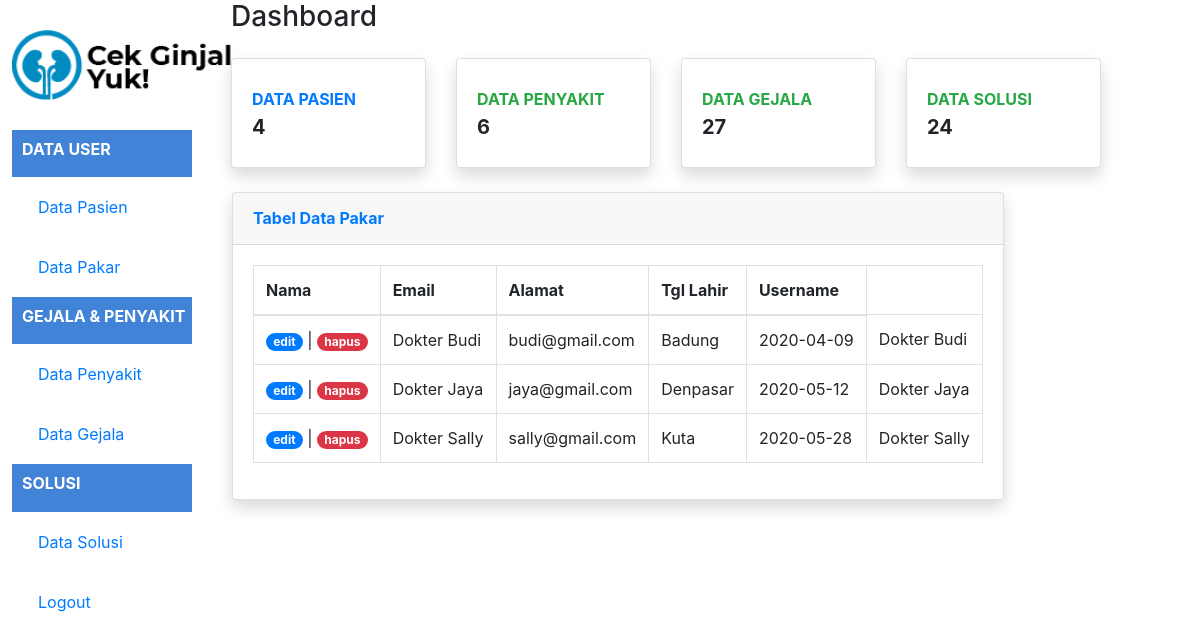
/indexPakar.php (signed in), run on the app's committed database.
### tables this page shows
CREATE TABLE `user` (
  `id_user` int(11) NOT NULL,
  `role` int(11) NOT NULL,
  `nama` varchar(50) NOT NULL,
  `email` varchar(50) NOT NULL,
  `alamat` varchar(100) NOT NULL,
  `tgl_lahir` date NOT NULL,
  `password` varchar(300) NOT NULL
);

### indexPakar.php (the view, shortened to what this page needs)
<?php
include "function.php";
$queryPasien = mysqli_query($koneksi, "SELECT * FROM user WHERE role = '2'");
$jumlahPasien = mysqli_query($koneksi, "SELECT COUNT('id_user') as jml_pasien FROM user WHERE role='1'");
$pasien = mysqli_fetch_assoc($jumlahPasien);
$jumlahPenyakit = mysqli_query($koneksi, "SELECT COUNT('id_penyakit') as jml_penyakit FROM penyakit");
$penyakit = mysqli_fetch_assoc($jumlahPenyakit);
$jumlahGejala = mysqli_query($koneksi, "SELECT COUNT('id_gejala') as jml_gejala FROM gejala");
$gejala = mysqli_fetch_assoc($jumlahGejala);
$jumlahSolusi = mysqli_query($koneksi, "SELECT COUNT('id_solusi') as jml_solusi FROM solusi");
$solusi = mysqli_fetch_assoc($jumlahSolusi);
?>
<!DOCTYPE html>
<html lang="en">
<head>
    <link rel="stylesheet" href="styles.css">
    <link
        rel="stylesheet"
        href="https://stackpath.bootstrapcdn.com/bootstrap/4.4.1/css/bootstrap.min.css"
/>
</head>
<body >
    <div class="kiri">
        <section class="logo">
            <img src="gambar/logo.png" alt="logo" height="70px" />
        </section>
        <div class="sidebar-heading">
            <h5 class="font-weight-bold text-white text-uppercase teks">Data User</h5>
        </div>
        <section class="isi">
            <a class="nav-link" href="indexAdmin.php">
            <span>Data Pasien</span></a>
        </section>
        <section class="isi">
            <a class="nav-link" href="indexPakar.php">
            <span>Data Pakar</span></a>
        </section>
        <div class="sidebar-heading">
            <h5 class="font-weight-bold text-white text-uppercase teks">Gejala & Penyakit</h5>
        </div>
        <section class="isi">
            <a class="nav-link" href="indexPenyakit.php">
            <span>Data Penyakit</span>
            </a>
        </section>
        <section class="isi">
            <a class="nav-link" href="indexGejala.php">
            <span>Data Gejala</span>
            </a>
        </section>
        <div class="sidebar-heading">
            <h5 class="font-weight-bold text-white text-uppercase teks">Solusi</h5>
        </div>
        <section class="isi">
            <a class="nav-link" href="indexSolusi.php">
            <span>Data Solusi</span>
            </a>
        </section>
        <section class="isi">
            <a class="nav-link" href="logout.php">
            <span>Logout</span>
            </a>
        </section>
    </div>
    <div class="kanan">
    <div class="container-fluid">
    <div class="d-sm-flex align-items-center justify-content-between mb-4">
        <h1 class="h3 mb-0 text-gray-800">Dashboard</h1>
    </div>
<div class="row">
<div class="col-xl-3 col-md-6 mb-4">
    <div class="card border-left-primary shadow h-100 py-2">
        <div class="card-body">
            <div class="row no-gutters align-items-center">
                <div class="col mr-2">
                    <div class="text-xs font-weight-bold text-primary text-uppercase mb-1">Data Pasien</div>
                    <div class="h5 mb-0 font-weight-bold text-gray-800"><?= $pasien['jml_pasien']; ?></div>
                </div>
            </div>
        </div>
    </div>
</div>
<div class="col-xl-3 col-md-6 mb-4">
    <div class="card border-left-success shadow h-100 py-2">
        <div class="card-body">
            <div class="row no-gutters align-items-center">
                <div class="col mr-2">
                    <div class="text-xs font-weight-bold text-success text-uppercase mb-1">Data Penyakit</div>
                    <div class="h5 mb-0 font-weight-bold text-gray-800"><?= $penyakit['jml_penyakit']; ?></div>
                </div>
            </div>
        </div>
    </div>
</div>
<div class="col-xl-3 col-md-6 mb-4">
    <div class="card border-left-info shadow h-100 py-2">
        <div class="card-body">
            <div class="row no-gutters align-items-center">
                <div class="col mr-2">
                    <div class="text-xs font-weight-bold text-success text-uppercase mb-1">Data Gejala</div>
                    <div class="h5 mb-0 font-weight-bold text-gray-800"><?= $gejala['jml_gejala']; ?></div>
                </div>
            </div>
        </div>
    </div>
</div>
<div class="col-xl-3 col-md-6 mb-4">
    <div class="card border-left-warning shadow h-100 py-2">
        <div class="card-body">
            <div class="row no-gutters align-items-center">
                <div class="col mr-2">
                    <div class="text-xs font-weight-bold text-success text-uppercase mb-1">Data Solusi</div>
                    <div class="h5 mb-0 font-weight-bold text-gray-800"><?= $solusi['jml_solusi']; ?></div>
                </div>
            </div>
        </div>
    </div>
</div>
<div class="card shadow  ml-3 mb-12">
    <div class="card-header py-3">
        <h6 class="m-0 font-weight-bold text-primary">Tabel Data Pakar</h6>
    </div>
    <div class="card-body">
        <form method="post" encytpe="multipart/form-data">
            <table class="table table-bordered" id="dataTable" width="100%" cellspacing="0">
                <thead>
                    <tr>
                        <th>Nama</th>
                        <th>Email</th>
                        <th>Alamat</th>
                        <th>Tgl Lahir</th>
                        <th>Username</th>
                    </tr>
                </thead>
            <tbody>
                <?php while ($data = mysqli_fetch_assoc($queryPasien)) { ?>
                <tr>
                    <td>
                    <a class="badge badge-pill badge-primary" href="ubahPakar.php?id_user=<?php echo $data["id_user"]; ?>">edit</a> |
                    <a href="function.php?act=hapusPakar&id_user=<?= $data["id_user"]; ?>" onclick="return confirm('Yakin ingin menghapus data?');" class="badge badge-pill badge-danger">hapus</a>
                    </td>
                    <td><?= $data['nama']; ?></td>
                    <td><?= $data['email']; ?></td>
                    <td><?= $data['alamat']; ?></td>
                    <td><?= $data['tgl_lahir']; ?></td>
                    <td><?= $data['nama']; ?></td>
                </tr>
                <?php } ?>
            </tbody>
            </table>
        </form>
    </div>
</div>
</body>
</html>

### styles.css (style rules this page uses)
body { margin: 0; font-family: 'Franklin Gothic Medium'; }
.kiri { margin: 1%; margin-top: auto; width: 15%; height: auto; border-radius: 5px 5px 5px 5px; float: left; }
.kanan { margin: 1%; margin-top: auto; width: 75%; height: auto; float: left; }
.logo { display: flex; margin-top: 30px; margin-bottom: 30px; align-content: center; }
.teks { font-size: medium; }
.isi { text-align: center; padding: 10px; color: #4183D7; }
.sidebar-heading { color: #ffff; background-color: #4183D7; padding-left: 10px; padding-bottom: 10px; padding-top: 10px; }
.nav-link { text-align: left; }

### data on the page
user: nama "Dokter Budi", email "budi@gmail.com", alamat "Badung", tgl_lahir "2020-04-09"
user: nama "Dokter Jaya", email "jaya@gmail.com", alamat "Denpasar", tgl_lahir "2020-05-12"
user: nama "Dokter Sally", email "sally@gmail.com", alamat "Kuta", tgl_lahir "2020-05-28"

### other printed values
$pasien['jml_pasien'] "4"
$penyakit['jml_penyakit'] "6"
$gejala['jml_gejala'] "27"
$solusi['jml_solusi'] "24"
